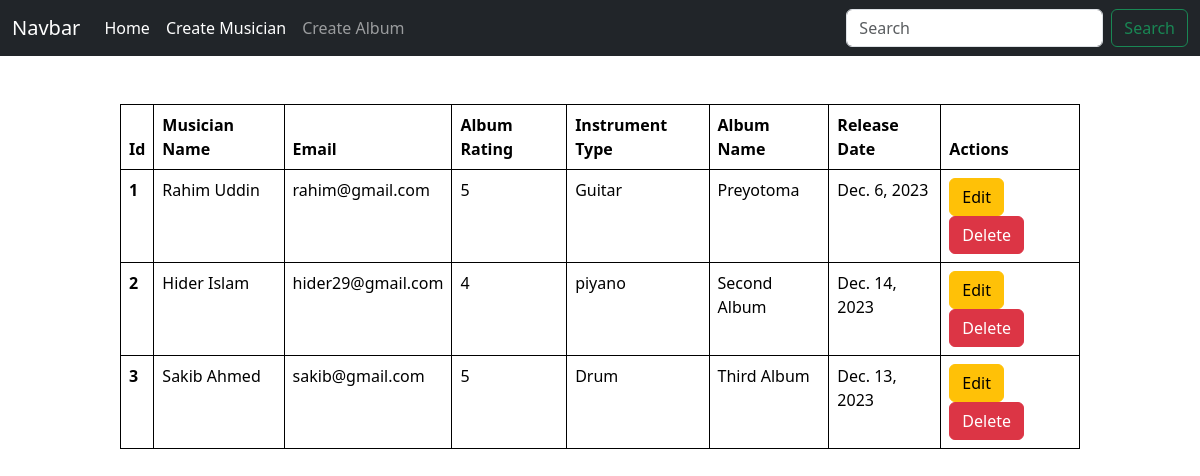
The page / on the database its author committed.
### album/models.py (models this page shows, shortened)
class AlbumModel(models.Model):
    album_name = models.CharField(max_length=50)
    musician = models.ForeignKey(MusicianModel, on_delete=models.CASCADE)
    album_relase_date = models.DateField()
    RATING_CHOICES = [(1, '1'),(2, '2'),(3, '3'),(4, '4'),(5, '5'),
    ]
    rating = models.IntegerField(choices=RATING_CHOICES)

### musician/models.py (models this page shows, shortened)
class MusicianModel(models.Model):
    first_name = models.CharField(max_length=50)
    last_name = models.CharField(max_length=50)
    email = models.EmailField()
    phone_no = models.CharField(max_length=12)
    instrument_type = models.CharField(max_length=50, default=None)

### MusiciansDirectory/views.py (the view)
# urls.py: 2. Add a URL to urlpatterns:  path('', views.home, name='home')
def home(request):
    data  = AlbumModel.objects.all()
    return render(request, 'home.html', {'data': data})

### templates/home.html
{% extends "base.html" %}
{% block content %}
<table class="table table-bordered border-black m-auto mt-5" style="width: 80%;">
    <thead>
      <tr>
        <th scope="col">Id</th>
        <th scope="col">Musician Name</th>
        <th scope="col">Email</th>
        <th scope="col">Album Rating</th>
        <th scope="col">Instrument Type</th>
        <th scope="col">Album Name</th>
        <th scope="col">Release Date</th>
        <th scope="col">Actions</th>
      </tr>
    </thead>
    <tbody>
    {% for album in data %}
      <tr>
            <th scope="row">{{album.musician.id}}</th>
            <td><a href="{% url 'edit_musician' album.musician.id %}" style="text-decoration:None; color: black;" >{{album.musician.first_name}} {{album.musician.last_name}}</a></td>
            <td>{{album.musician.email}}</td>
            <td>{{album.rating}}</td>
            <td>{{album.musician.instrument_type}}</td>
            <td>{{album.album_name}}</td>
            <td>{{album.album_relase_date}}</td>
            <td>
              <a href="{% url 'edit_album' album.id %}" class="btn btn-warning">Edit</a>
              <a href="{% url 'delete_album' album.id %}" class="btn btn-danger">Delete</a>
            </td>
        </tr>
    {% endfor %}
    </tbody>
  </table>
{% endblock  %}

### templates/base.html (shortened to what this page needs)
<!DOCTYPE html>
<html lang="en">
<head>
    <link href="https://cdn.jsdelivr.net/npm/bootstrap@5.3.2/dist/css/bootstrap.min.css" rel="stylesheet">
</head>
<body>
    <nav class="navbar navbar-expand-lg navbar-dark bg-dark">
        <div class="container-fluid">
          <a class="navbar-brand" href="#">Navbar</a>
          <div class="collapse navbar-collapse" id="navbarSupportedContent">
            <ul class="navbar-nav me-auto mb-2 mb-lg-0">
              <li class="nav-item">
                <a class="nav-link active" aria-current="page" href="{% url 'home'%}">Home</a>
              </li>
              <li class="nav-item">
                <a class="nav-link active" aria-current="page" href="{% url 'add_musician'%}">Create Musician</a>
              </li>
              <li class="nav-item">
                <a class="nav-link" href="{% url 'add_album'%}">Create Album</a>
              </li>
            </ul>
            <form class="d-flex" role="search">
              <input class="form-control me-2" type="search" placeholder="Search" aria-label="Search">
              <button class="btn btn-outline-success" type="submit">Search</button>
            </form>
          </div>
        </div>
      </nav>
      {% block content %}{% endblock  %}
</body>
</html>

### rows shown on the page
AlbumModel: musician.id "1", musician.first_name "Rahim", musician.last_name "Uddin", musician.email "rahim@gmail.com", rating "5", musician.instrument_type "Guitar", album_name "Preyotoma", album_relase_date "Dec. 6, 2023"
AlbumModel: musician.id "2", musician.first_name "Hider", musician.last_name "Islam", musician.email "hider29@gmail.com", rating "4", musician.instrument_type "piyano", album_name "Second Album", album_relase_date "Dec. 14, 2023"
AlbumModel: musician.id "3", musician.first_name "Sakib", musician.last_name "Ahmed", musician.email "sakib@gmail.com", rating "5", musician.instrument_type "Drum", album_name "Third Album", album_relase_date "Dec. 13, 2023"
